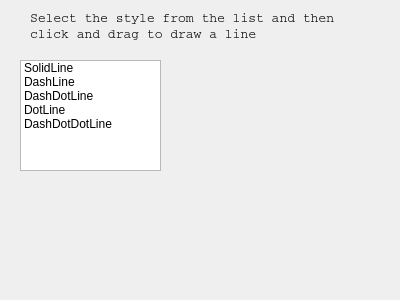
<?xml version="1.0" encoding="UTF-8"?>
<ui version="4.0">
 <class>Dialog</class>
 <widget class="QDialog" name="Dialog">
  <property name="geometry">
   <rect>
    <x>0</x>
    <y>0</y>
    <width>400</width>
    <height>300</height>
   </rect>
  </property>
  <property name="windowTitle">
   <string>Dialog</string>
  </property>
  <widget class="QLabel" name="label">
   <property name="geometry">
    <rect>
     <x>30</x>
     <y>11</y>
     <width>331</width>
     <height>31</height>
    </rect>
   </property>
   <property name="font">
    <font>
     <family>Courier</family>
     <pointsize>10</pointsize>
    </font>
   </property>
   <property name="text">
    <string>Select the style from the list and then 
click and drag to draw a line</string>
   </property>
  </widget>
  <widget class="QListWidget" name="listWidgetLineType">
   <property name="geometry">
    <rect>
     <x>20</x>
     <y>60</y>
     <width>141</width>
     <height>111</height>
    </rect>
   </property>
   <item>
    <property name="text">
     <string>SolidLine</string>
    </property>
   </item>
   <item>
    <property name="text">
     <string>DashLine</string>
    </property>
   </item>
   <item>
    <property name="text">
     <string>DashDotLine</string>
    </property>
   </item>
   <item>
    <property name="text">
     <string>DotLine</string>
    </property>
   </item>
   <item>
    <property name="text">
     <string>DashDotDotLine</string>
    </property>
   </item>
  </widget>
 </widget>
 <resources/>
 <connections/>
</ui>
